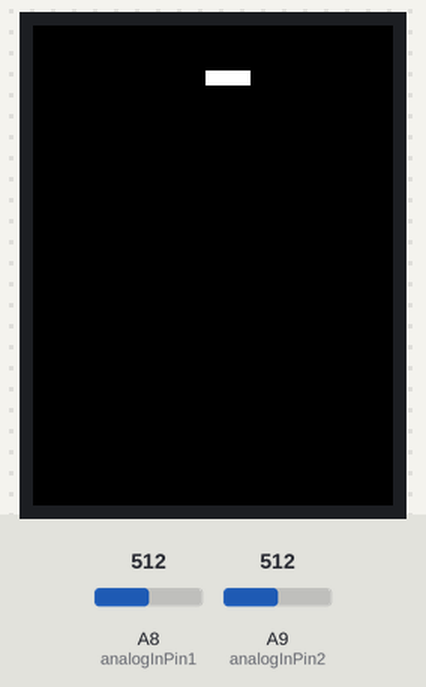
Bench run of a sketch on a simulated Arduino Mega 2560, built with avr-gcc and run on an emulated ATmega2560. Parts: 240×320 colour display. The inputs (shaded band) are chosen by the test bench; at power-on: A8 (analogInPin1) = 512, A9 (analogInPin2) = 512. What the sketch prints to the serial monitor is not drawn.

Above: at 1.19 s.
1.2 s: A8 (analogInPin1) set to 716
At 1.29 s:
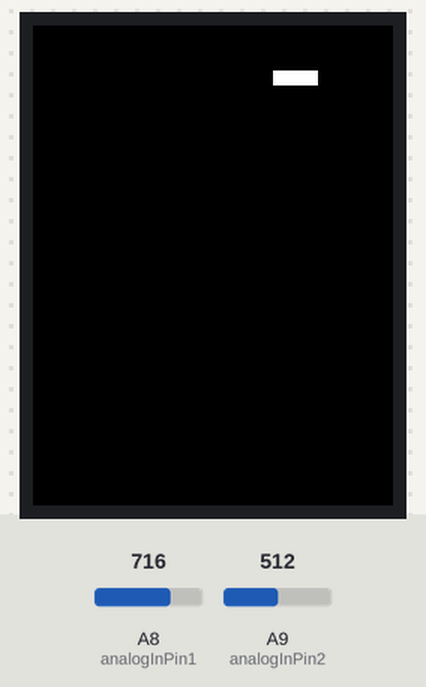
2.8 s: A9 (analogInPin2) set to 716
At 2.87 s:
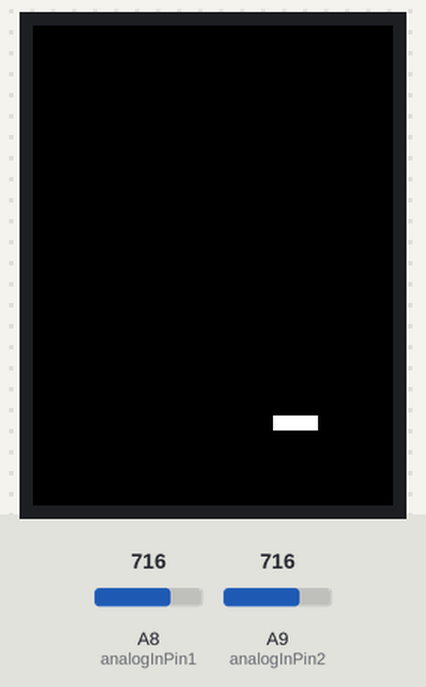
4.3 s: A8 (analogInPin1) set to 900
At 4.35 s:
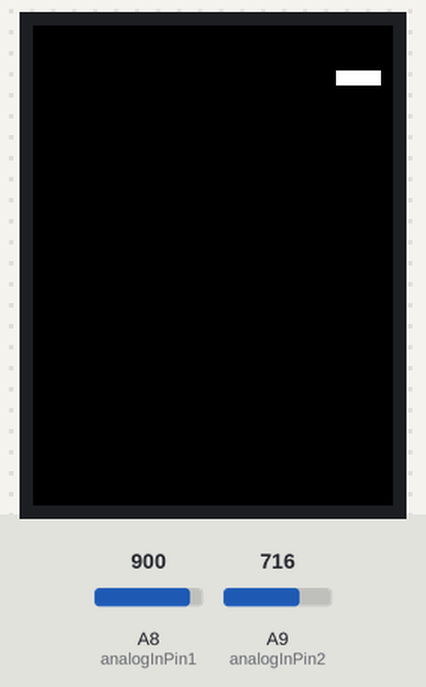
5.8 s: A9 (analogInPin2) set to 900
At 5.83 s:
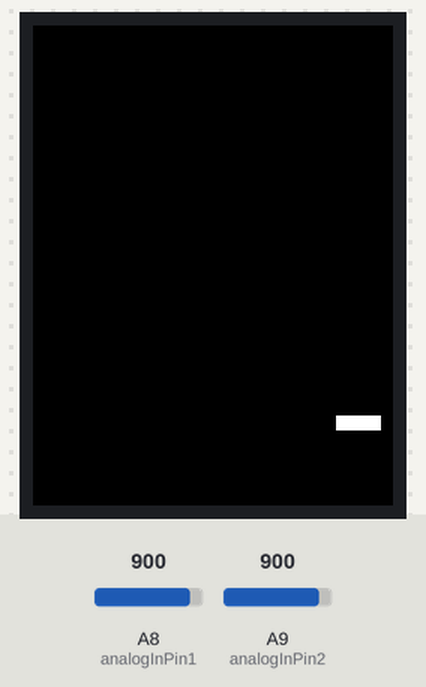

Measured:
- after the input at 1.2 s, the display: first differs from a run without the input after 0.09 s (image 1)
- after the input at 2.8 s, the display: first differs from a run without the input after 0.07 s (image 2)
- after the input at 4.3 s, the display: changes after 0.05 s (image 3)
- after the input at 5.8 s, the display: changes at once (image 4)

The sketch:

_2_cuADROS_DE_MOV.ino
```cpp
#include "SPI.h"
#include "Adafruit_GFX.h"
#include "SPI.h"
#include "Adafruit_GFX.h"
#include "Adafruit_ILI9341.h"

#define TFT_DC 9
#define TFT_CS 10
Adafruit_ILI9341 tft = Adafruit_ILI9341(TFT_CS, TFT_DC);

const int analogInPin1 = A8; // Analog input pin that the potentiometer is attached to
const int analogInPin2 = A9;
const int analogOutPin = 9; // Analog output pin that the LED is attached to

int datox=0;
int datoy=0;
int x,y;

       // value read from the pot
int outputValue = 0;        // value output to the PWM (analog out)


void setup() {
  Serial.begin(9600);
  Serial.println("ILI9341 Test!");

  tft.begin();

  // read diagnostics (optional but can help debug problems)
  uint8_t x = tft.readcommand8(ILI9341_RDMODE);
  Serial.print("Display Power Mode: 0x"); Serial.println(x, HEX);
  x = tft.readcommand8(ILI9341_RDMADCTL);
  Serial.print("MADCTL Mode: 0x"); Serial.println(x, HEX);
  x = tft.readcommand8(ILI9341_RDPIXFMT);
  Serial.print("Pixel Format: 0x"); Serial.println(x, HEX);
  x = tft.readcommand8(ILI9341_RDIMGFMT);
  Serial.print("Image Format: 0x"); Serial.println(x, HEX);
  x = tft.readcommand8(ILI9341_RDSELFDIAG);
  Serial.print("Self Diagnostic: 0x"); Serial.println(x, HEX);

  Serial.println(F("Benchmark                Time (microseconds)"));
  delay(10);
  Serial.print(F("Screen fill              "));


  Serial.print(F("Rectangles (filled)      "));
  Serial.println(testFilledRects(ILI9341_YELLOW, ILI9341_MAGENTA));
  delay(500);


}

void loop() {
}

unsigned long testFilledRects(uint16_t color1, uint16_t color2) {
  unsigned long start, t = 0;
  int           n, i, i2,
                cx = tft.width()  / 2 - 1,
                cy = tft.height() / 2 - 1;

  tft.fillScreen(ILI9341_BLACK);

  start = micros();
  while(1)
  {datox= analogRead(A8);
  x = map(datox, 0, 1023, 0, 230);
  start = micros();
    datox= analogRead(A8);
  x = map(datox, 0, 1023, 0, 230);
  tft.fillRect(x, 30, 30, 10,ILI9341_WHITE);
  delay(50);
  tft.fillRect(x, 30, 30, 10,ILI9341_BLACK);
  datoy= analogRead(A9);
  y = map(datoy, 0, 1023, 0, 230);
  tft.fillRect(y, 260, 30, 10,ILI9341_WHITE);
  delay(50);
  tft.fillRect(y, 260, 30, 10,ILI9341_BLACK);
}
return micros() - start;
}
```
